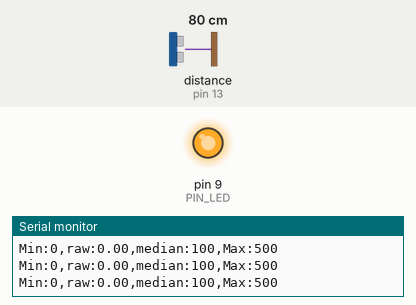
A sketch run on a simulated Arduino Uno, built with avr-gcc and run on an emulated ATmega328P. Parts: output pins drawn as LEDs (lit = HIGH), the last lines printed to the serial monitor. Wiring (inferred from the names in the program): ultrasonic range finder: trigger pin 12; echo pin 13. Inputs (shaded band) come from the test bench; at power-on: distance to the obstacle (sensor on pin 13) 80 cm. The echo pulse lasts 58.3 µs per cm; pins used as bus, display or sensor lines are not drawn.

Above: at 1.2 s.
1.3 s: distance to the obstacle (sensor on pin 13) set to 18 cm
At 2.2 s:
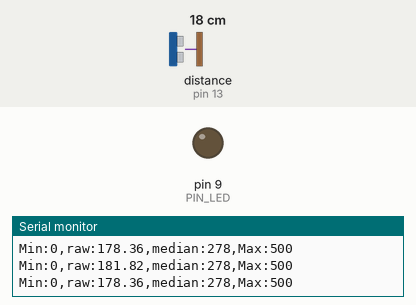
2.8 s: distance to the obstacle (sensor on pin 13) set to 12 cm
4.3 s: distance to the obstacle (sensor on pin 13) set to 9 cm
At 5.6 s:
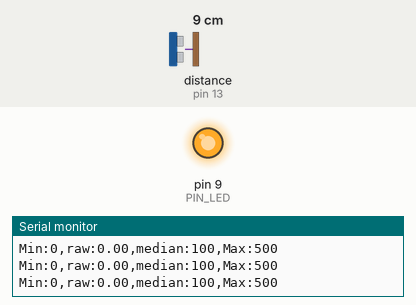
Timing chart, 0 to 7.3 s (numbered marks = the images above; inputs shaded):
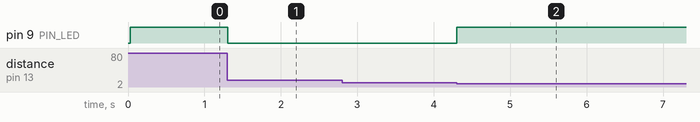

The sketch:

09_example_1_n_10.ino
```cpp
// Arduino pin assignment
#define PIN_LED 9
#define PIN_TRIG 12
#define PIN_ECHO 13

// configurable parameters
#define SND_VEL 346.0 // sound velocity at 24 celsius degree (unit: m/s)
#define INTERVAL 25 // sampling interval (unit: ms)
#define _DIST_MIN 100 // minimum distance to be measured (unit: mm)
#define _DIST_MAX 300 // maximum distance to be measured (unit: mm)
#define _DIST_ALPHA 0.5 // EMA weight of new sample (range: 0 to 1). Setting this value to 1 effectively disables EMA filter.

// global variables
float timeout; // unit: us
float dist_min, dist_max, dist_raw, median, alpha; // unit: mm
unsigned long last_sampling_time; // unit: ms
float scale; // used for pulse duration to distance conversion
int count;
int len_data = 9;
float data[10];
float data_sort[10];

void setup() {
  // initialize GPIO pins
  pinMode(PIN_LED, OUTPUT);
  pinMode(PIN_TRIG, OUTPUT);
  digitalWrite(PIN_TRIG, LOW);
  pinMode(PIN_ECHO, INPUT);

  // initialize USS related variables
  dist_min = _DIST_MIN;
  dist_max = _DIST_MAX;
  alpha = _DIST_ALPHA;
  timeout = (INTERVAL / 2) * 1000.0; // precalculate pulseIn() timeout value. (unit: us)
  dist_raw = 0.0; // raw distance output from USS (unit: mm)
  scale = 0.001 * 0.5 * SND_VEL;

  // initialize serial port
  Serial.begin(57600);

  // initialize last sampling time
  last_sampling_time = 0;
}

void loop() {
  int i,j,temp;
  // wait until next sampling time.
  // millis() returns the number of milliseconds since the program started. Will overflow after 50 days.
  if (millis() < last_sampling_time + INTERVAL) return;
  // get a distance reading from the USS
  dist_raw = USS_measure(PIN_TRIG, PIN_ECHO);

  if (count == 10){
  for(i=0; i<9; i++){
    data[i] = data[i+1];
    }
    data[9] = dist_raw;
   for(i=0; i<=9; i++){
   data_sort[i] = data[i];
   }
   bubble_sorting();
   median = (data_sort[4]+data_sort[5])/2;
  }


// output the read value to the serial port
 Serial.print("Min:0,");
 Serial.print("raw:");
 Serial.print(dist_raw);
 Serial.print(",");
 Serial.print("median:");
 Serial.print(map(median, 0, 400, 100, 500));
 //  Serial.print(map(dist_ema,0,400,100,500));
  Serial.print(",");
  Serial.println("Max:500");

  // turn on the LED if the distance is between dist_min and dist_max
  if (dist_raw < dist_min || dist_raw > dist_max) {
    analogWrite(PIN_LED, 255);
  }
  else {
    analogWrite(PIN_LED, 0);
  }

  // update last sampling time
  last_sampling_time += INTERVAL;
}


// get a distance reading from USS. return value is in millimeter.
float USS_measure(int TRIG, int ECHO)
{
  int i;
  float reading;
  digitalWrite(TRIG, HIGH);
  delayMicroseconds(10);
  digitalWrite(TRIG, LOW);
  reading = pulseIn(ECHO, HIGH, timeout) * scale;// unit: mm
  if (reading < dist_min || reading > dist_max) reading = 0; // return 0 when out of range.
  if (count<=9){
    data[count] = reading;
    count++;
  }
  return reading;
}
void bubble_sorting(){
  for(int i=0;i<9;i++){
    for(int j=0;j<9;j++){
        if(data_sort[j]>data_sort[j+1]){
            float temp=data_sort[j];
            data_sort[j]=data_sort[j+1];
            data_sort[j+1]=temp;
            }
        }
    }
}
```

Measured:
- the behaviour switches between 11 and 10 cm on distance to the obstacle (sensor on pin 13) (found by bisection; images 1 and 2)
- after the input at 1.3 s, pin 9 (PIN_LED): HIGH → LOW at once
- after the input at 4.3 s, pin 9 (PIN_LED): LOW → HIGH at once
